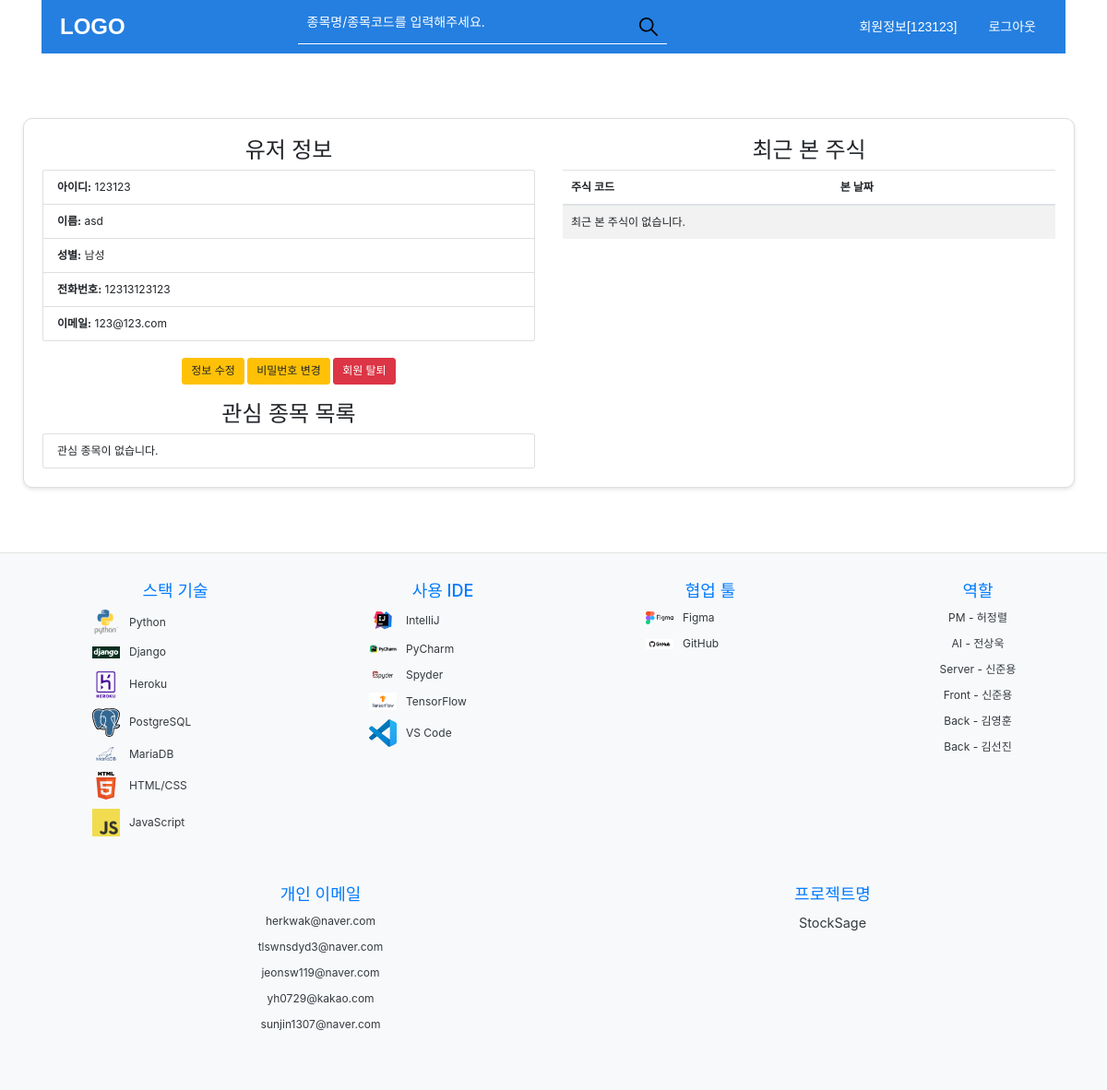
Before: /member/info/ (signed in) with the older database file.
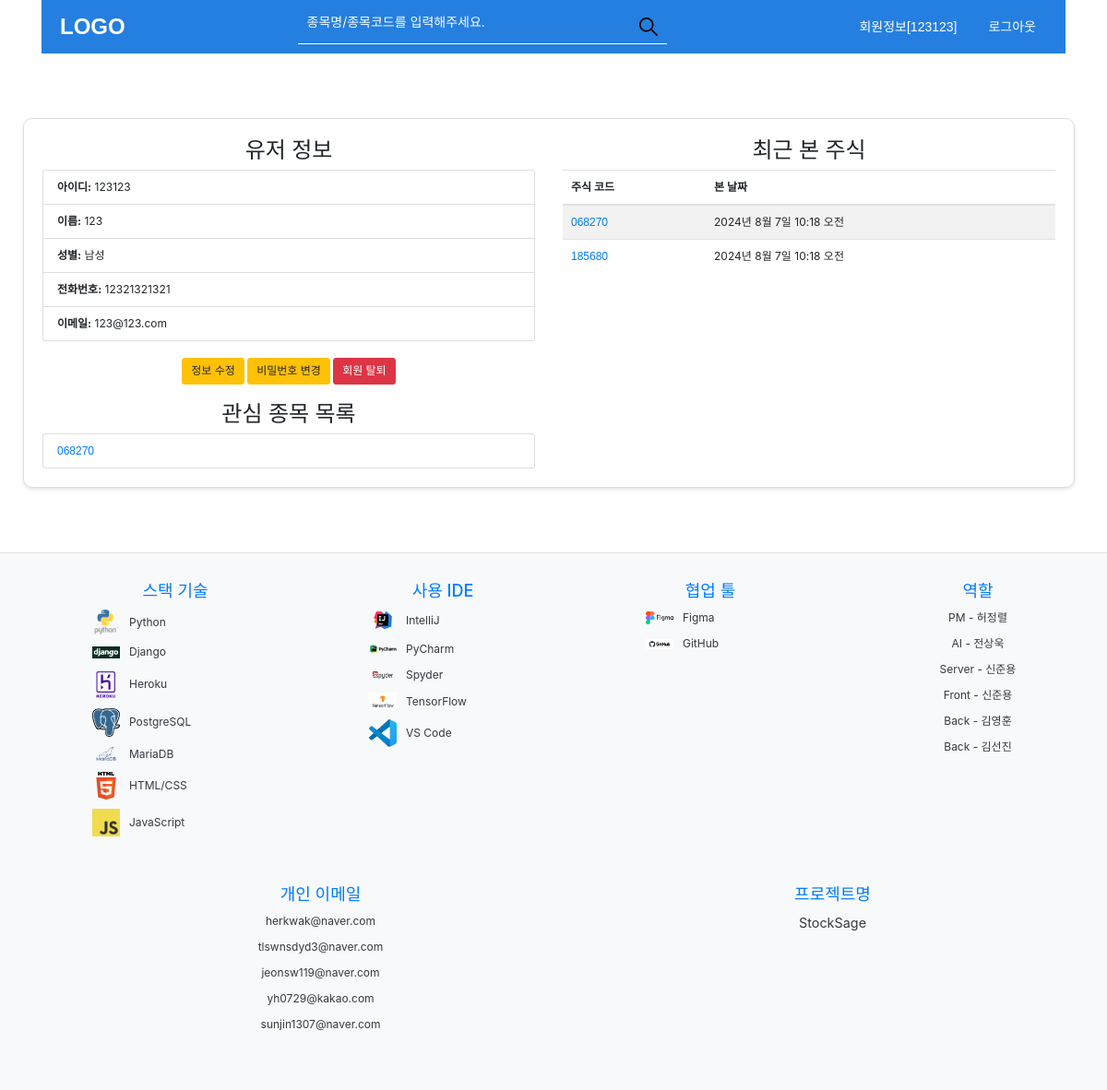
After: the same page with the newer database file.
### member/models.py (models this page shows)
class Member(models.Model) :
    id = models.CharField(max_length=20, primary_key=True)
    pass1 = models.CharField(max_length=20)
    name = models.CharField(max_length=20)
    gender = models.IntegerField(default=0)
    tel = models.CharField(max_length=20)
    email = models.CharField(max_length=100)
    is_active = models.BooleanField(default=True)

### stock/models.py (models this page shows)
class InterestStock(models.Model):
    member = models.ForeignKey(Member, on_delete=models.CASCADE)
    stock_code = models.CharField(max_length=10)
    added_at = models.DateTimeField(auto_now_add=True)
    class Meta:
        unique_together = ('member', 'stock_code')  # 동일한 사용자가 같은 종목을 중복 기록하지 않도록

class RecentStock(models.Model):
    member = models.ForeignKey(Member, on_delete=models.CASCADE)
    stock_code = models.CharField(max_length=10)
    viewed_at = models.DateTimeField(auto_now_add=True)
    class Meta:
        ordering = ['-viewed_at']
        unique_together = ('member', 'stock_code')  # 동일한 사용자가 같은 종목을 중복 기록하지 않도록

### decorator/decorator.py (the view)
    def check(request):  #def function(request, id)
        print("deco")
        try:
            login = request.session["id"]
        except:
            context = {"msg": "로그인 하세요", "url": "/member/login/"}
            return render(request, "alert.html", context)
        return func(request)

### decorator/decorator.py (called while the page is built)
def loginchk(func):
    def check(request):  #def function(request, id)
        print("deco")
        try:
            login = request.session["id"]
        except:
            context = {"msg": "로그인 하세요", "url": "/member/login/"}
            return render(request, "alert.html", context)
        return func(request)
    return check

### member/views.py (called while the page is built)
@loginchk
def info(request):
    id1 = request.session["id"]
    member = Member.objects.get(id=id1)
    interest_stocks = InterestStock.objects.filter(member_id=id1).order_by('-added_at')
    recent_stocks = RecentStock.objects.filter(member_id=id1).order_by('-viewed_at')
    return render(request, "member/info.html", {
        "member": member,
        "recent_stock": recent_stocks,
        "interest_stocks": interest_stocks,
    })

### templates/member/info.html (shortened to what this page needs)
{% extends 'base.html' %}
{% block content %}
    <link href="https://stackpath.bootstrapcdn.com/bootstrap/4.5.2/css/bootstrap.min.css" rel="stylesheet">
    <div class="container info-container">
        <div class="row">
            <div class="col-md-6">
                <h2 class="text-center">유저 정보</h2>
                <ul class="list-group mb-4">
                    <li class="list-group-item"><strong>아이디:</strong> {{ member.id }}</li>
                    <li class="list-group-item"><strong>이름:</strong> {{ member.name }}</li>
                    <li class="list-group-item"><strong>성별:</strong>
                        {% if member.gender == 0 %}
                            남성
                        {% elif member.gender == 1 %}
                            여성
                        {% endif %}
                    </li>
                    <li class="list-group-item"><strong>전화번호:</strong> {{ member.tel }}</li>
                    <li class="list-group-item"><strong>이메일:</strong> {{ member.email }}</li>
                </ul>
                <div class="text-center mb-4">
                    <a href="/member/update" class="btn btn-warning">정보 수정</a>
                    <a href="/member/chgpass" class="btn btn-warning">비밀번호 변경</a>
                    <a href="/member/delete" class="btn btn-danger">회원 탈퇴</a>
                </div>
                <h2 class="text-center">관심 종목 목록</h2>
                <ul class="list-group">
                    {% for stock in interest_stocks %}
                        <li class="list-group-item"><a href="/stock/info/?ticker={{ stock.stock_code }}">{{ stock.stock_code }}</a></li>
                    {% empty %}
                        <li class="list-group-item">관심 종목이 없습니다.</li>
                    {% endfor %}
                </ul>
            </div>
            <div class="col-md-6">
                <h2 class="text-center">최근 본 주식</h2>
                <table class="table table-striped">
                    <thead>
                    <tr>
                        <th>주식 코드</th>
                        <th>본 날짜</th>
                    </tr>
                    </thead>
                    <tbody>
                    {% for stock in recent_stock %}
                        <tr>
                            <td><a href="/stock/info/?ticker={{ stock.stock_code }}">{{ stock.stock_code }}</a></td>
                            <td>{{ stock.viewed_at }}</td>
                        </tr>
                    {% empty %}
                        <tr>
                            <td colspan="2">최근 본 주식이 없습니다.</td>
                        </tr>
                    {% endfor %}
                    </tbody>
                </table>
            </div>
        </div>
    </div>
{% endblock %}

Changed rows visible on the page:
changed Member "123@123.com": name "asd" → "123"; tel "12313123123" → "12321321321"
added InterestStock: stock_code "068270"
added RecentStock: stock_code "068270", viewed_at "2024년 8월 7일 10:18 오전"
added RecentStock: stock_code "185680", viewed_at "2024년 8월 7일 10:18 오전"
Other visible differences:
text no longer shown: "관심 종목이 없습니다. 최근 본 주식이 없습니다."
